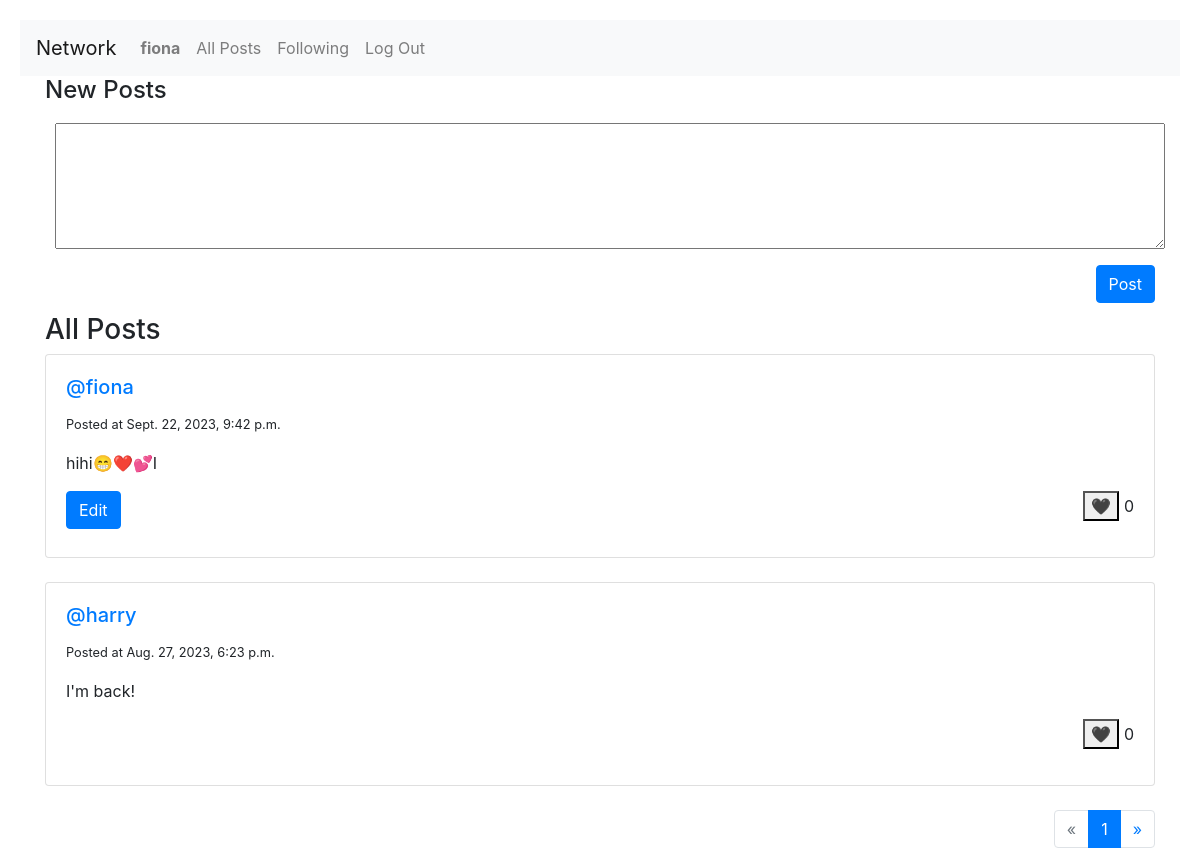
/ (signed in), run on the app's committed database.
### network/models.py (models this page shows)
class User(AbstractUser):
    following = models.ManyToManyField('self', related_name='followers', symmetrical=False)

class Post(models.Model):
    username = models.ForeignKey('User', on_delete=models.CASCADE, related_name='posts')
    content = models.TextField()
    timestamp = models.DateTimeField(auto_now=True)
    likes = models.PositiveIntegerField(default=0)

### network/views.py (the view)
# urls.py: path("", views.index, name="index"),
def index(request):
    if request.method == 'GET':
        all_posts = Post.objects.all().order_by('timestamp').reverse()
        paginator = Paginator(all_posts, 2)  #devide all posts in 10
        page_number = request.GET.get("page")
        page_posts = paginator.get_page(page_number)
        return render(request, "network/index.html", {
            'posts': all_posts,
            'page_posts': page_posts
        })
    else:
        return HttpResponseNotAllowed(['GET'])

### network/templates/network/index.html (shortened to what this page needs)
{% extends "network/layout.html" %}
{% block body %}
    {% if user.is_authenticated %}
    <div class="container">
        <h4>New Posts</h4>
        <form action="{% url 'new_post' %}" method="post">
            <textarea name="new_post" style="width: 100%;" rows="5"></textarea>
            <button class="btn btn-primary" style="float: right;" type="submit">Post</button>
        </form>
    </div>
    {% endif %}
    <br><br>
    <div class="container">
        <h3>All Posts</h3>
        {% for post in page_posts %}
            <div class="card">
                <div class="card-body">
                    <a href="{% url 'profile' username=post.username %}">
                        <h5 class="card-title">@{{ post.username }}</h5>
                    </a>
                    <p class="card-text">
                        <small class="text-body-secondary">
                            Posted at {{ post.timestamp }}
                        </small>
                    </p>
                    <p class="card-text" id="{{ post.id }}">{{ post.content }}</p>
                    {% if request.user == post.username %}
                        <button class="btn btn-primary" name="edit_btn" data-edit="{{ post.id }}">Edit</button>
                    {% endif %}
                    <p style="float: right;"><button class="like_btn" name="like_btn" id="{{ post.id }}" data-liked="false">&#x1F5A4;</button> {{ post.likes }}</p>
                </div>
            </div>
            <br>
        {% endfor %}
        <nav aria-label="Page navigation example">
            <ul class="pagination justify-content-end">
                {% if page_posts.has_previous %}
                    <li class="page-item">
                        <a class="page-link" href="?page={{ page_posts.previous_page_number }}">
                            <span aria-hidden="true">&laquo;</span>
                        </a>
                    </li>
                {% else %}
                    <li class="page-item disabled">
                        <a class="page-link"><span aria-hidden="true">&laquo;</span></a>
                    </li>
                {% endif %}
                <li class="page-item active" aria-current="page">
                    <a class="page-link">{{ page_posts.number }}</a>
                </li>
                {% if page_posts.has_next %}
                    <li class="page-item">
                        <a class="page-link" href="?page={{ page_posts.next_page_number }}">
                            <span aria-hidden="true">&raquo;</span>
                        </a>
                    </li>
                {% else %}
                    <li class="page-item disabled">
                        <a class="page-link"><span aria-hidden="true">&raquo;</span></a>
                    </li>
                {% endif %}
            </ul>
        </nav>
    </div>
{% endblock %}

### network/templates/network/layout.html (shortened to what this page needs)
{% load static %}
<!DOCTYPE html>
<html lang="en">
    <head>
        <link rel="stylesheet" href="https://stackpath.bootstrapcdn.com/bootstrap/4.4.1/css/bootstrap.min.css">
        <link href="{% static 'network/styles.css' %}" rel="stylesheet">
    </head>
    <body>
        <nav class="navbar navbar-expand-lg navbar-light bg-light">
            <a class="navbar-brand" href="#">Network</a>
            <div>
              <ul class="navbar-nav mr-auto">
                {% if user.is_authenticated %}
                    <li class="nav-item">
                        <a class="nav-link" href="#"><strong>{{ user.username }}</strong></a>
                    </li>
                {% endif %}
                <li class="nav-item">
                  <a class="nav-link" href="{% url 'index' %}">All Posts</a>
                </li>
                {% if user.is_authenticated %}
                    <li class="nav-item">
                        <a class="nav-link" href="{% url 'following' %}">Following</a>
                    </li>
                    <li class="nav-item">
                        <a class="nav-link" href="{% url 'logout' %}">Log Out</a>
                    </li>
                {% endif %}
              </ul>
            </div>
        </nav>
        <div class="body">
            {% block body %}
            {% endblock %}
        </div>
    </body>
</html>

### network/static/network/styles.css (style rules this page uses)
body { margin: 20px; }
textarea { margin: 10px; }

### data on the page
User: username "fiona"
Post: username "fiona", timestamp "Sept. 22, 2023, 9:42 p.m.", content "hihi😁❤️💕I", likes "0"
Post: username "harry", timestamp "Aug. 27, 2023, 6:23 p.m.", content "I'm back!", likes "0"

### other printed values
{{ page_posts.number }} "1"
